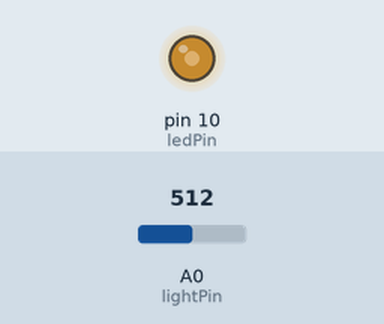
A sketch run on a simulated Arduino Uno, built with avr-gcc and run on an emulated ATmega328P. Shown: output pins drawn as LEDs (lit = HIGH). The test bench sets the inputs (shaded band); at power-on: A0 (lightPin) = 512.

Above: at 1.2 s.
1.3 s: A0 (lightPin) set to 716
At 1.8 s:
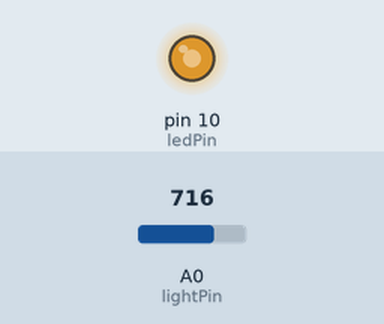
2.8 s: A0 (lightPin) set to 900
At 4.0 s:
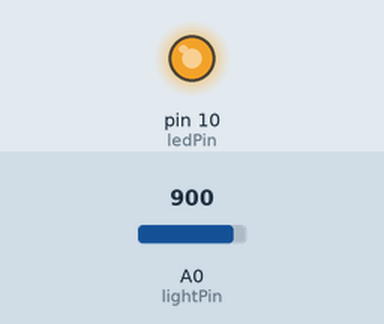
4.3 s: A0 (lightPin) set to 122
At 5.1 s:
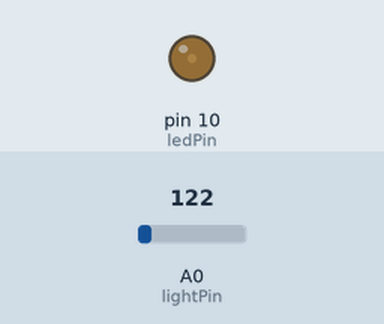
5.8 s: A0 (lightPin) set to 0
At 6.5 s:
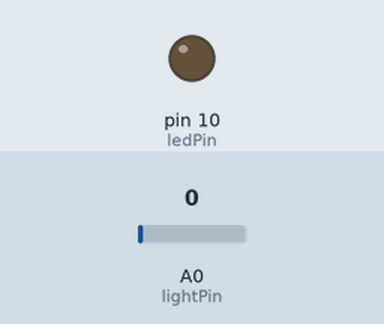
Timing chart, 0 to 8.3 s (numbered marks = the images above; inputs shaded):
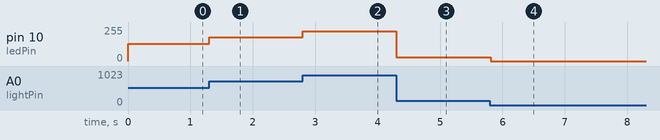

The sketch:

detectlight.ino
```cpp
int lightPin = 0;  //define a pin for Photo resistor
int ledPin=10;     //define a pin for LED

void setup()
{
  pinMode( ledPin, OUTPUT );
}

void loop()
{
  analogWrite(ledPin, analogRead(lightPin)/4);  //send the value to the ledPin. Depending on value of resistor
                                                //you have  to divide the value. for example,
                                                //with a 10k resistor divide the value by 2, for 100k resistor divide by 4.
  delay(10); //short delay for faster response to light.
}
```

Measured:
- after the input at 1.3 s, pin 10 (ledPin): 128/255 → 179/255 at once
- after the input at 2.8 s, pin 10 (ledPin): 179/255 → 225/255 at once
- after the input at 4.3 s, pin 10 (ledPin): 225/255 → 30/255 at once
- after the input at 5.8 s, pin 10 (ledPin): 30/255 → 0/255 at once
